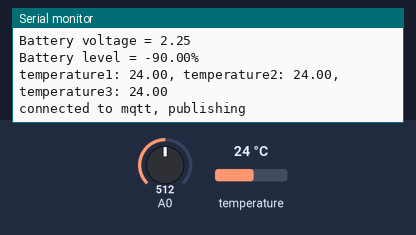
The sketch below on a simulated ESP8266 (NodeMCU). Parts: the last lines printed to the serial monitor. Inputs (shaded band) come from the test bench; at power-on: temperature 24 °C, A0 = 512. WiFi joins after 1.5 s; servers stay silent unless stated; no MQTT or app messages arrive unless stated.

Above: at 3.0 s.
3.1 s: temperature set to 12 °C
At 5.7 s:
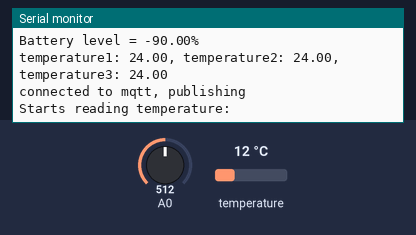
11.5 s: A0 set to 716
At 12.0 s:
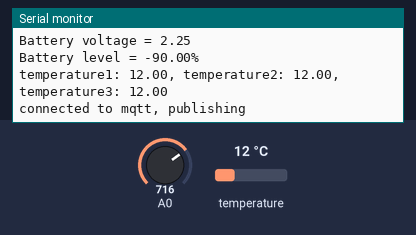
13.0 s: temperature set to 19 °C
14.5 s: A0 set to 900
At 15.8 s:
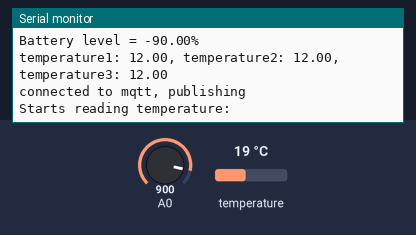
Timing chart, 0 to 17.0 s (numbered marks = the images above; inputs shaded):
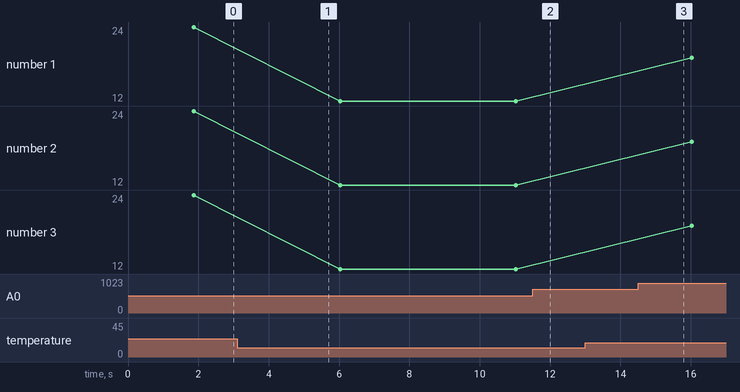

The sketch:

DS18x20_Temperature-Sensors-B.ino
```cpp
#include <OneWire.h>
#include <ESP8266WiFi.h>
#include <PubSubClient.h>
#include <WiFiClient.h>
#include <ESP8266WebServer.h>
#include <ESP8266mDNS.h>

// OneWire DS18S20, DS18B20, DS1822 Temperature Example
//
// http://www.pjrc.com/teensy/td_libs_OneWire.html
//
// The DallasTemperature library can do all this work for you!
// https://github.com/milesburton/Arduino-Temperature-Control-Library

// 01:15:41.021 -> No more addresses.
// 01:15:41.021 ->
// 01:15:41.286 -> ROM = 28 A4 25 8C 31 21 3 ED  // adress 1
// 01:15:42.314 ->
// 01:15:42.314 ->   Temperature = 24.75 Celsius,
// 01:15:42.314 -> ROM = 28 AA B0 FF 52 14 1 94  // adress 2
// 01:15:43.341 ->
// 01:15:43.341 ->   Temperature = 34.44 Celsius,
// 01:15:43.341 -> ROM = 28 AA 1F DD 52 14 1 BF
// 01:15:44.368 ->
// 01:15:44.368 ->   Temperature = 24.56 Celsius,
// 01:15:44.368 -> No more addresses.

OneWire wire(13);            // on pin 10 (a 4.7K resistor is necessary)
float battery_voltage = 4.2; // asuming useing a LiPo battery of some kind.
float battery_level = 100;   // asuming its in %
byte i;
byte present = 0;
byte type_s;
byte data[9];
byte addr1[8] = {0x28, 0xA4, 0x25, 0x8C, 0x31, 0x21, 0x03, 0xED}; // sensor 1
byte addr2[8] = {0x28, 0xAA, 0xB0, 0xFF, 0x52, 0x14, 0x01, 0x94}; // sensor 2
byte addr3[8] = {0x28, 0xAA, 0x1F, 0xDD, 0x52, 0x14, 0x01, 0xBF}; // sensor 3

float latest_temperature_1 = 0;
float latest_temperature_2 = 0;
float latest_temperature_3 = 0;
float temperature_1_records[1000];
float temperature_2_records[1000];
float temperature_3_records[1000];

unsigned long pool_frequency_ms = 5000;
int temperature_acquisition_time_ms = 1000;
unsigned long last_poll_time = 0;
unsigned long temperature_start_read_time = 0;
bool have_read_temperature = false;

WiFiClient espClient;
ESP8266WebServer httpServer(80);
PubSubClient mqttClient(espClient);

const char *mqttServer = "test.mosquitto.org";
const int mqttPort = 1883;

void handleRoot()
{
  httpServer.send(200, "text/html", "Hey you found me dashboard @ https://richard42graham.github.io/bornhack-hottub or /data");
}

void write_http_response(float* records)
{
  String output = "[";
  for (int i = 0; i < 1000; i++)
  {
    output.concat(records[i]);
    if (i != 999)
    {
      output.concat(",");
    }
  }
  output.concat("]");
  httpServer.sendHeader("Access-Control-Allow-Methods", "POST,GET,OPTIONS");
  httpServer.sendHeader("Access-Control-Allow-Headers", "Origin, X-Requested-With, Content-Type, Accept");
  httpServer.sendHeader("Access-Control-Allow-Origin", "*");
  httpServer.send(200, "application/json", output);
}

void handle_temperature_1()
{
  write_http_response(temperature_1_records);
}

void handle_temperature_2()
{
  write_http_response(temperature_2_records);
}

void handle_temperature_3()
{
  write_http_response(temperature_3_records);
}

void handle_battery()
{
  String output = "{";
  output.concat("\"level\":");
  output.concat(battery_level);
  output.concat(",\"voltage\":");
  output.concat(battery_voltage);
  output.concat("}");
  httpServer.sendHeader("Access-Control-Allow-Methods", "POST,GET,OPTIONS");
  httpServer.sendHeader("Access-Control-Allow-Headers", "Origin, X-Requested-With, Content-Type, Accept");
  httpServer.sendHeader("Access-Control-Allow-Origin", "*");
  httpServer.send(200, "application/json", output);
}

void handleNotFound()
{
  String message = "File Not Found\n\n";
  message += "URI: ";
  message += httpServer.uri();
  message += "\nMethod: ";
  message += (httpServer.method() == HTTP_GET) ? "GET" : "POST";
  message += "\nArguments: ";
  message += httpServer.args();
  message += "\n";
  for (uint8_t i = 0; i < httpServer.args(); i++)
  {
    message += " " + httpServer.argName(i) + ": " + httpServer.arg(i) + "\n";
  }
  httpServer.send(404, "text/plain", message);
}

void ReadBattery()
{
  // sensorValue * (5.0 / 1023.0);
  battery_voltage = analogRead(A0) * (4.5 / 1024);
  battery_level = map(battery_voltage, 3.3, 4.3, 5, 100); // calculate battery "level by mapping the voltage"
  //  map(long x, long in_min, long in_max, long out_min, long out_max)

  Serial.print("Battery voltage = "); // show battery voltage
  Serial.print(battery_voltage);
  Serial.println(" ");

  Serial.print("Battery level = "); // show battery levle
  Serial.print(battery_level);
  Serial.println("% ");
}

void StartMeasuringTemperature(byte address[])
{
  if (OneWire::crc8(address, 7) != address[7])
  {
    Serial.println("CRC is not valid!");
    return;
  }
  wire.reset();
  wire.select(address);
  wire.write(0x44, 1); // start conversion, with parasite power on at the end
}

float ReadTemperature(byte address[])
{
  // we might do a ds.depower() here, but the reset will take care of it.
  present = wire.reset();
  wire.select(address);
  wire.write(0xBE); // Read Scratchpad
  for (i = 0; i < 9; i++)
  { // we need 9 bytes
    data[i] = wire.read();
  }
  int16_t raw = (data[1] << 8) | data[0];
  if (type_s)
  {
    raw = raw << 3; // 9 bit resolution default
    if (data[7] == 0x10)
    {
      // "count remain" gives full 12 bit resolution
      raw = (raw & 0xFFF0) + 12 - data[6];
    }
  }
  else
  {
    byte cfg = (data[4] & 0x60);
    // at lower res, the low bits are undefined, so let's zero them
    if (cfg == 0x00)
      raw = raw & ~7; // 9 bit resolution, 93.75 ms
    else if (cfg == 0x20)
      raw = raw & ~3; // 10 bit res, 187.5 ms
    else if (cfg == 0x40)
      raw = raw & ~1; // 11 bit res, 375 ms
    /// default is 12 bit resolution, 750 ms conversion time
  }
  float celsius = (float)raw / 16.0;
  // fahrenheit = celsius * 1.8 + 32.0;
  return celsius;
}

bool mqttConnect()
{
  mqttClient.setServer(mqttServer, mqttPort);
  return mqttClient.connect("ESP8266Client", "/dk/bornhack/hottub/status", 0, true, "0");
}

void setup(void)
{
  Serial.begin(115200);
  pinMode(A0, INPUT);
  ReadBattery();

  delay(300);
  // Wifi
  // Setup wifi
  WiFi.mode(WIFI_STA);
  WiFi.begin("bornhack");
  while (WiFi.status() != WL_CONNECTED)
  {
    delay(500);
    Serial.print(".");
  }
  Serial.println("");
  Serial.print("IP address: ");
  Serial.println(WiFi.localIP());
  if (MDNS.begin("the-tub"))
  {
    Serial.println("MDNS responder started");
  }

  // HTTP Server
  httpServer.on("/data", HTTP_OPTIONS, []()
                {
    httpServer.sendHeader("Access-Control-Max-Age", "10000");
    httpServer.sendHeader("Access-Control-Allow-Methods", "POST,GET,OPTIONS");
    httpServer.sendHeader("Access-Control-Allow-Headers", "Origin, X-Requested-With, Content-Type, Accept");
    httpServer.sendHeader("Access-Control-Allow-Origin", "*");
    httpServer.send(200, "text/plain", "" ); });
  httpServer.on("/", handleRoot);
  httpServer.on("/data/temperature_1", handle_temperature_1);
  httpServer.on("/data/temperature_2", handle_temperature_2);
  httpServer.on("/data/temperature_3", handle_temperature_3);
  httpServer.on("/data/battery", handle_battery);
  httpServer.onNotFound(handleNotFound);
  httpServer.begin();

  // MQTT
  while (!mqttClient.connected())
  {
    Serial.println("Connecting to MQTT...");
    if (mqttConnect())
    {
      Serial.println("connected");
    }
    else
    {
      Serial.print("failed with state ");
      Serial.print(mqttClient.state());
      delay(2000);
    }
  }
}

void loop(void)
{
  httpServer.handleClient();

  if (last_poll_time + pool_frequency_ms < millis())
  {
    // Starts a new temperature measurement
    last_poll_time = millis();
    StartMeasuringTemperature(addr1);
    StartMeasuringTemperature(addr2);
    StartMeasuringTemperature(addr3);
    temperature_start_read_time = millis();
    have_read_temperature = false;
    Serial.println("Starts reading temperature: ");
  }

  if (!have_read_temperature && temperature_start_read_time + temperature_acquisition_time_ms < millis())
  {
    ReadBattery();

    // Reads the temperature
    latest_temperature_1 = ReadTemperature(addr1);
    latest_temperature_2 = ReadTemperature(addr2);
    latest_temperature_3 = ReadTemperature(addr3);


    Serial.print("temperature1: ");
    Serial.print(latest_temperature_1);
    Serial.print(", temperature2: ");
    Serial.print(latest_temperature_2);
    Serial.print(", temperature3: ");
    Serial.print(latest_temperature_3);
    Serial.println(" ");

    memcpy(temperature_1_records, &temperature_1_records[1], sizeof(temperature_1_records) - sizeof(float));
    memcpy(temperature_2_records, &temperature_2_records[1], sizeof(temperature_2_records) - sizeof(float));
    memcpy(temperature_3_records, &temperature_3_records[1], sizeof(temperature_3_records) - sizeof(float));
    temperature_1_records[999] =  latest_temperature_1;
    temperature_2_records[999] =  latest_temperature_2;
    temperature_3_records[999] =  latest_temperature_3;

    have_read_temperature = true;

    // check if we're connected to MQTT, try to reconnect once
    if (!mqttClient.connected())
    {
      Serial.println("disconnected to mqtt, try to reconnect");
      mqttConnect();
    }

    // check again, simply give up publishing if we're still not connected
    // we'll retry after reading the next value anyhow
    if (mqttClient.connected())
    {
      Serial.println("connected to mqtt, publishing");
      char buf[10];
      sprintf(buf, "%.2f", latest_temperature_1);
      mqttClient.publish("/dk/bornhack/hottub/temperature_1", buf, true);
      sprintf(buf, "%.2f", latest_temperature_2);
      mqttClient.publish("/dk/bornhack/hottub/temperature_2", buf, true);
      sprintf(buf, "%.2f", latest_temperature_3);
      mqttClient.publish("/dk/bornhack/hottub/temperature_3", buf, true);
      sprintf(buf, "%.2f", battery_level);
      mqttClient.publish("/dk/bornhack/hottub/battery_level", buf, true);
      sprintf(buf, "%.2f", battery_voltage);
      mqttClient.publish("/dk/bornhack/hottub/battery_voltage", buf, true);
      mqttClient.publish("/dk/bornhack/hottub/status", "1");
    }
  }
}
```

Measured:
- plotted number 1: 24 → 12 after the input at 3.1 s
- plotted number 2: 24 → 12 after the input at 3.1 s
- plotted number 3: 24 → 12 after the input at 3.1 s
